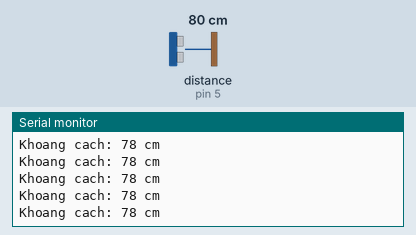
This sketch was run on a simulated Arduino Uno, built with avr-gcc and run on an emulated ATmega328P. Parts: the last lines printed to the serial monitor. Wiring (inferred from the names in the program): ultrasonic range finder: trigger pin 4; echo pin 5. The inputs (shaded band) are chosen by the test bench; at power-on: distance to the obstacle (sensor on pin 5) 80 cm. The echo pulse lasts 58.3 µs per cm.

Above: at 1.2 s.
1.3 s: distance to the obstacle (sensor on pin 5) set to 2 cm
At 1.56 s:
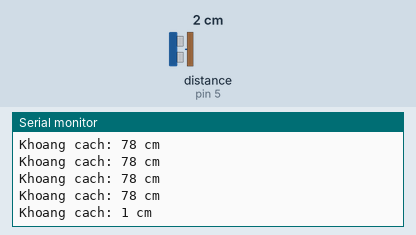
2.8 s: distance to the obstacle (sensor on pin 5) set to 4 cm
At 2.9 s:
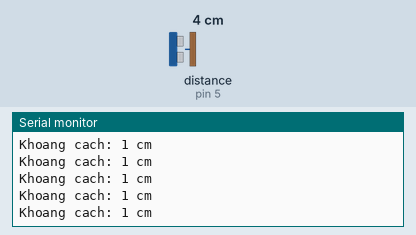
4.3 s: distance to the obstacle (sensor on pin 5) set to 9 cm
At 4.52 s:
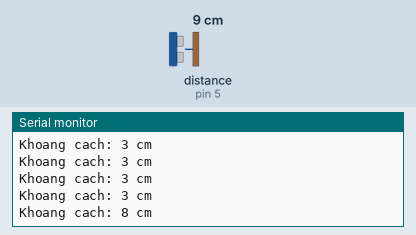
7.3 s: distance to the obstacle (sensor on pin 5) set to 60 cm
At 7.48 s:
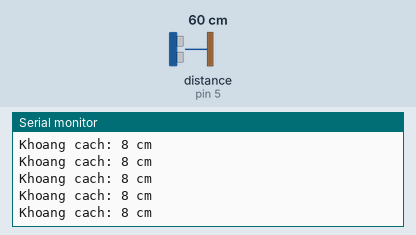
Timing chart, 0 to 10.3 s (numbered marks = the images above; inputs shaded):
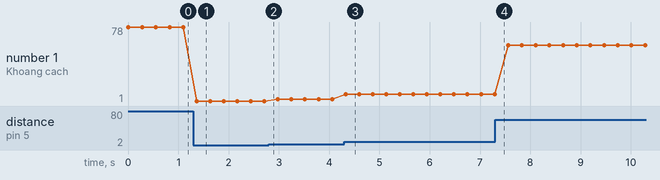

The sketch:

TX_HC-SR04.ino
```cpp
#include <IRremote.hpp>

const int TRIG_PIN = 4;
const int ECHO_PIN = 5;
const int IR_SEND_PIN = 3;

void setup() {
  Serial.begin(9600);

  pinMode(TRIG_PIN, OUTPUT);
  pinMode(ECHO_PIN, INPUT);

  IrSender.begin(IR_SEND_PIN, ENABLE_LED_FEEDBACK);
}

void loop() {

  digitalWrite(TRIG_PIN, LOW);
  delayMicroseconds(2);
  digitalWrite(TRIG_PIN, HIGH);
  delayMicroseconds(10);
  digitalWrite(TRIG_PIN, LOW);

  long duration = pulseIn(ECHO_PIN, HIGH, 30000);
  int distance = duration * 0.034 / 2;

  Serial.print("Khoang cach: ");
  Serial.print(distance);
  Serial.println(" cm");

  if (distance > 0 && distance <= 20) {
    IrSender.sendNEC(0x00, 0x69, 0);
  }
  else {
    IrSender.sendNEC(0x00, 0x96, 0);
  }
  delay(200);
}
```

Measured:
- after the input at 1.3 s, the serial monitor: prints a new line after 0.07 s (image 1)
- after the input at 4.3 s, the serial monitor: prints a new line at once (image 3)
- plotted number 1: 78 → 1 after the input at 1.3 s, 1 → 3 after the input at 2.8 s, 3 → 8 after the input at 4.3 s, 8 → 59 after the input at 7.3 s
